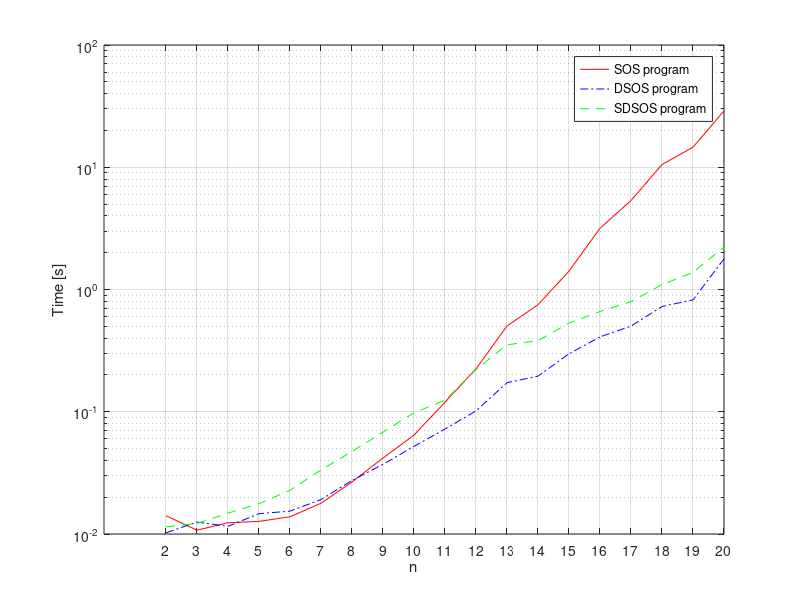

MATLAB code to generate this figure: (Note: this script raises an error after producing the figure.)
%% Polynomial optimization.
% study and comparison of SOS, DSOS and SDSOS

% number of indeterminates in p
N_min = 2;
N_max = 20;
N = N_min:N_max;

if ~exist('data_stats.mat', 'file') 
    % pre-allocate data
    time_collector = zeros(length(N), 3);
    ratio_collector = zeros(length(N), 2);
    
    % solve SOS, DSOS and SDSOS programs for different dimensions
    for i = 1:length(N)
        [time_collector(i,:), ratio_collector(i,:)] = main_prog(N(i));
    end

    % save the time data
    save('data_stats.mat', 'time_collector', 'ratio_collector')
else
    load('data_stats.mat')
end

% plot the computation time results
figure(1)
semilogy(N_min:N_max, time_collector(:,1), '-red', 'DisplayName','SOS program')
hold on
semilogy(N_min:N_max, time_collector(:,2), '-.blue', 'DisplayName','DSOS program')
semilogy(N_min:N_max, time_collector(:,3), '--green', 'DisplayName','SDSOS program')
xlabel('n')
ylabel('Time [s]')
grid
xticks(N_min:1:N_max);
legend show

% plot the ratio of the minimum attained (with some normalization with the
% dimension)
figure(2)
plot(N_min:N_max, ratio_collector(:,1)'.^(1./(N_min:N_max)), '-.blue', 'DisplayName','DSOS program')
hold on
plot(N_min:N_max, ratio_collector(:,2)'.^(1./(N_min:N_max)), '--green', 'DisplayName','SDSOS program')
xlabel('n')
ylabel('(sos/relax)^{(1/n)}')
grid
xticks(N_min:1:N_max);
legend show

%% SOS builder and solver 
function [time_collector, ratio_collector] = main_prog(N)
    % indeterminate variable
    x = casos.Indeterminates('x', N);
    
    % set seed value
    % randn('state',0);
    
    % Degree 4 homogeneous
    [coeff, sparse] = poly2basis(casos.PS.sym('a',monomials(x,4:4)));

    % Generate random polynomial
    rancoeff = randn(length(coeff),1);
    p = casos.PS(sparse,rancoeff);
    
    % scalar decision variable
    g = casos.PS.sym('g');
    
    % define SOS problem:
    sos = struct('x',g,'f',-g,'g',p-g*(x'*x)^2);
    
    % solve each program
    [g_sos,   f_sos,   time_sos  ] = sos_prog(sos);
    [g_dsos,  f_dsos,  time_dsos ] = dsos_prog(sos);
    [g_sdsos, f_sdsos, time_sdsos] = sdsos_prog(sos);

    % set outputs
    time_collector = [time_sos, time_dsos, time_sdsos];
    ratio_collector = [f_sos/f_dsos, f_sos/f_sdsos];
end


%% Sum-of-squares cone
function [g_sos, f_sos, elapsed_time] = sos_prog(sos)
    % constraint is scalar SOS cone
    opts = struct('Kc',struct('sos',1), 'Kx', struct('lin',1));
    
    % solve by relaxation to SDP
    S = casos.sossol('S','mosek',sos,opts);
    
    % evaluate
    tic
    sol = S();
    elapsed_time = toc;

    % save solution with SOS cone
    g_sos = full(sol.x);
    f_sos = full(sol.f);
end

%% Diagonally dominant sum-of-squares cone
function [g_dsos, f_dsos, elapsed_time] = dsos_prog(sos)
    % constraint is scalar DSOS cone
    opts = struct('Kc',struct('dsos',1), 'Kx', struct('lin',1));
    
    % solve by relaxation to SDP
    S = casos.sossol('S','mosek',sos,opts);

    % evaluate
    tic
    sol = S();
    elapsed_time = toc;

    % save solution with DSOS cone
    g_dsos = full(sol.x);
    f_dsos = full(sol.f);
end

%% Scaled diagonally dominant sum-of-squares cone
function [g_sdsos, f_sdsos, elapsed_time] = sdsos_prog(sos)
    % constraint is scalar SDSOS cone
    opts = struct('Kc',struct('sdsos',1), 'Kx', struct('lin',1));
    
    % solve by relaxation to SDP
    S = casos.sossol('S','mosek',sos,opts);
    % evaluate
    tic
    sol = S();
    elapsed_time = toc;

    % save solution with SOS cone
    g_sdsos = full(sol.x);
    f_sdsos = full(sol.f);
end